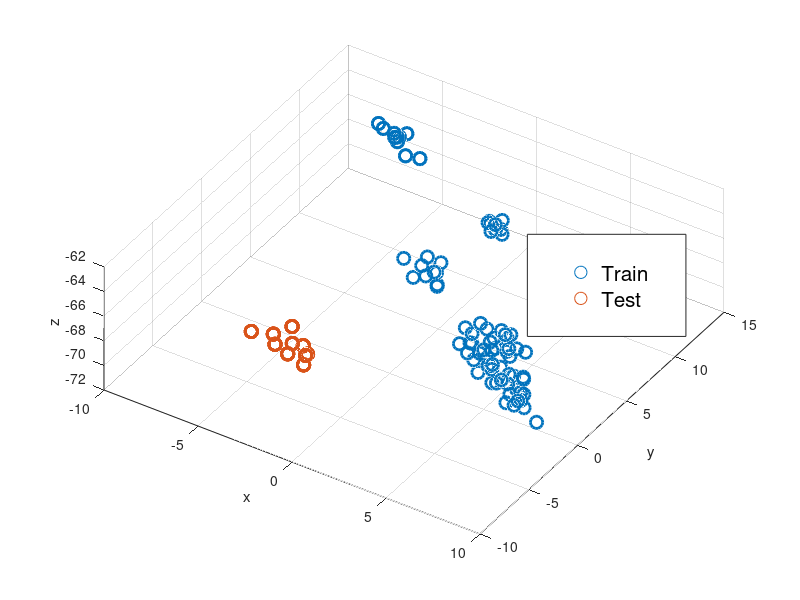
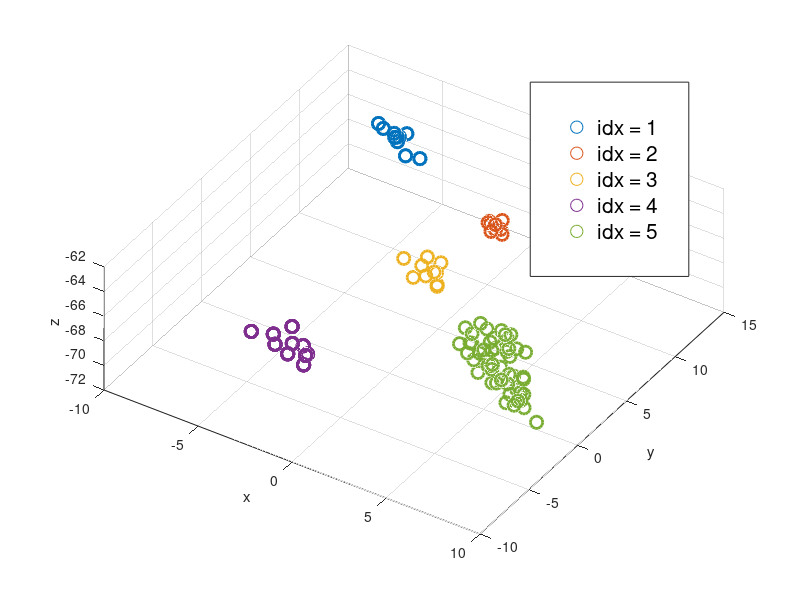

These charts were generated, in order, by the following MATLAB code: (Note: this script raises an error after producing the figures.)
%clc
close all
clear
MS = 80;
FSL = 15;
LW = 2;
noTrain = 90;
noTest = 70;
% Figure 1
load('ratio_m_test.mat')
load('ratio_m_train.mat')

trojanFreeData = squeeze(ratio_m_train);
trojanData = squeeze(ratio_m_test);

data4eig = [trojanFreeData(1:noTrain,:); trojanData(1:noTest,:)] ;
allData = [trojanFreeData; trojanData];

[a, b] = eig(data4eig' * data4eig);
bDiag = b(end-2:end, end-2:end);
bDiag_c = sqrt(diag(bDiag));
bDiag_inv = diag(1./bDiag_c);

c = a(:,end-2:end);
svaTrojen = allData * c;
ind0Size = size(trojanFreeData,1);

classes =[2 * ones(size(trojanFreeData,1),1); ones(size(trojanData,1),1)];

figure(1)
af = scatter3(svaTrojen(1 : ind0Size , 1), svaTrojen(1 : ind0Size , 2), svaTrojen(1 : ind0Size , 3), 'ko', 'SizeData', MS, 'Linewidth', LW);
hold on
scatter3(svaTrojen(ind0Size + 1 : end , 1), svaTrojen(ind0Size + 1 : end , 2), svaTrojen(ind0Size + 1 : end , 3), 'rx', 'SizeData', MS, 'Linewidth', LW)
view([33 65])
xlabel('x')
ylabel('y')
zlabel('z')
lg1 = legend('Train', 'Test');
set(lg1, 'Fontsize', FSL)
set(lg1, 'Position', [0.6592    0.4393    0.1982    0.1702])



% post process
figure(3)
if (0) % If notTrain = 1 and notTest = 2
    [idx, C] = kmeans(svaTrojen,2,'Start', [mean(data4eig(1:noTrain,:)); mean(data4eig(1 + noTrain:end,:))] * c);
    figure(3)
    scatter3(svaTrojen(idx==1,1), svaTrojen(idx==1,2), svaTrojen(idx==1,3), 'rx', 'SizeData', MS, 'Linewidth', LW)
    hold on
    scatter3(svaTrojen(idx==2,1), svaTrojen(idx==2,2), svaTrojen(idx==2,3), 'ko', 'SizeData', MS, 'Linewidth', LW)
    lg1 = legend('idx = 1', 'idx = 2');
else % if all data is used
    C_start = [ -0.0530   -0.0654   -0.0800
                -0.0919    0.1539   -0.0747
                 0.0225    0.1256   -0.0773
                -0.0033    0.0726   -0.0792
                 0.0910    0.0273   -0.0822];
             
    C_start = [ -4.992   10.41    -63.62
                 1.562    8.384   -65.45
                -0.507    4.682   -67.76
                -3.925   -4.457   -67.98
                 6.388    1.39    -69.58];
             
    [idx, C] = kmeans(svaTrojen,5,'Start', C_start);
    scatter3(svaTrojen(idx==1,1), svaTrojen(idx==1,2), svaTrojen(idx==1,3), 'rx', 'SizeData', MS, 'Linewidth', LW)
    hold on
    scatter3(svaTrojen(idx==2,1), svaTrojen(idx==2,2), svaTrojen(idx==2,3), 'ko', 'SizeData', MS, 'Linewidth', LW)
    scatter3(svaTrojen(idx==3,1), svaTrojen(idx==3,2), svaTrojen(idx==3,3), 'ys', 'SizeData', MS, 'Linewidth', LW)
    scatter3(svaTrojen(idx==4,1), svaTrojen(idx==4,2), svaTrojen(idx==4,3), 'bd', 'SizeData', MS, 'Linewidth', LW)
    scatter3(svaTrojen(idx==5,1), svaTrojen(idx==5,2), svaTrojen(idx==5,3), 'm*', 'SizeData', MS, 'Linewidth', LW)
    lg1 = legend('idx = 1', 'idx = 2', 'idx = 3', 'idx = 4', 'idx = 5');
end
view([33 65])
xlabel('x')
ylabel('y')
zlabel('z')

set(lg1, 'Fontsize', FSL)
set(lg1, 'Position', [0.6628    0.5393    0.1982    0.3238])


% Centroid distances
C_dist = [];
for ii = 1 : size(C, 1)
    C_dist =[C_dist; sqrt(sum((C - C(ii,:)).^2,2))'];
end
C_dist = eye(size(C_dist)) * 10 + C_dist;


% Create a graph based on the distances
thr = 7.8685 * 1.15; %Threshold value for path existance
validPaths = C_dist < thr ;
s = [];
t = [];

for ii = 1 : size(C, 1)
    pths = find(validPaths(ii,:));
    s = [s, ii * ones(1, length(pths))];
    t = [t, pths];
end
G = digraph(s,t);
figure(4)
h = plot(G,'Markersize',10);
set(gca,'xticklabel',[])
set(gca,'xtick',[])
set(gca,'yticklabel',[])
set(gca,'ytick',[])
nl = h.NodeLabel;
h.NodeLabel = '';
xd = get(h, 'XData');
yd = get(h, 'YData');
text(xd + 0.1, yd, nl, 'FontSize',20, 'FontWeight','bold', 'HorizontalAlignment','left', 'VerticalAlignment','middle')


cond = 0;
ii = 1;
considered_class = 1;
next_classes = zeros(1, size(C, 1));
next_classes(1) = 1;
while sum(next_classes == 0) ~= 0
    for kk = ii + 1 : size(C, 1)
        lst = shortestpath(G, ii, kk);
        if ~isempty(lst)
            next_classes(kk) = ii;
        end
    end
    considered_class = find(next_classes == 0, 1, 'first');
    ii = ii + 1;
    next_classes(considered_class) = ii;
end

idx_new = zeros(size(idx));

for ii = 1 : size(C, 1)
    idx_new(idx == ii) = next_classes(ii);
end


figure(5)
scatter3(svaTrojen(idx_new==1,1), svaTrojen(idx_new==1,2), svaTrojen(idx_new==1,3), 'rx', 'SizeData', MS, 'Linewidth', LW)
hold on
scatter3(svaTrojen(idx_new==2,1), svaTrojen(idx_new==2,2), svaTrojen(idx_new==2,3), 'ko', 'SizeData', MS, 'Linewidth', LW)
lg1 = legend('idx = 1', 'idx = 2');
view([33 65])
xlabel('x')
ylabel('y')
zlabel('z')

set(lg1, 'Fontsize', FSL)
set(lg1, 'Position', [0.6592    0.4393    0.1982    0.1702])
